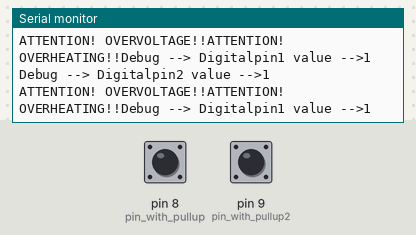
Simulated run of this sketch. Board: Arduino Uno, built with avr-gcc and run on an emulated ATmega328P. Shown: the last lines printed to the serial monitor. The test bench sets the inputs (shaded band); at power-on: pin 8 (pin_with_pullup) HIGH, pin 9 (pin_with_pullup2) HIGH.

Above: at 1.2 s.
1.3 s: pin 8 (pin_with_pullup) pulled LOW for 0.15 s
At 1.46 s:
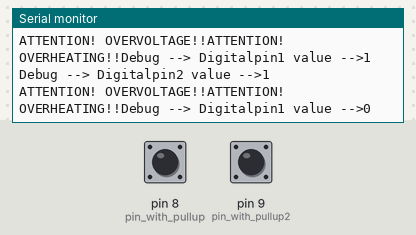
4.4 s: pin 9 (pin_with_pullup2) pulled LOW for 0.15 s
6.1 s: pin 8 (pin_with_pullup) pulled LOW for 1 s
At 6.45 s:
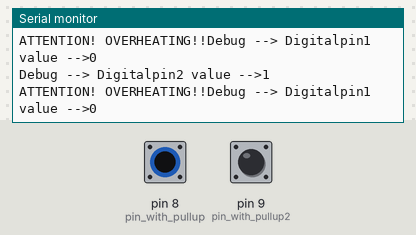
10.1 s: pin 9 (pin_with_pullup2) pulled LOW for 1 s
At 10.33 s:
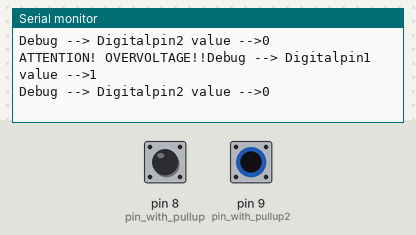

The sketch:

2digital_input.ino
```cpp
#define pin_with_pullup 8 //overvoltage
#define pin_with_pullup2 9 //overheating

void setup() {
  Serial.begin(9600);
  pinMode(pin_with_pullup, INPUT_PULLUP);
  pinMode(pin_with_pullup2, INPUT_PULLUP);

}

void loop() {
  int sensorVal = digitalRead(pin_with_pullup);
  int sensorVal2 = digitalRead(pin_with_pullup2);

  //Debug code
  Serial.print("Debug --> Digitalpin1 value -->");
  Serial.println(sensorVal);
  Serial.print("Debug --> Digitalpin2 value -->");
  Serial.println(sensorVal2);

  if(sensorVal == HIGH)
  {
    Serial.print("ATTENTION! OVERVOLTAGE!!");
  }else{;}
  if(sensorVal2 == HIGH)
  {
    Serial.print("ATTENTION! OVERHEATING!!");
  }else{;}

}
```

Measured:
- after the input at 1.3 s, the serial monitor: prints a new line after 0.10 s (image 1)
- after the input at 6.1 s, the serial monitor: prints a new line after 0.07 s (image 2)
- after the input at 10.1 s, the serial monitor: prints a new line after 0.13 s (image 3)
